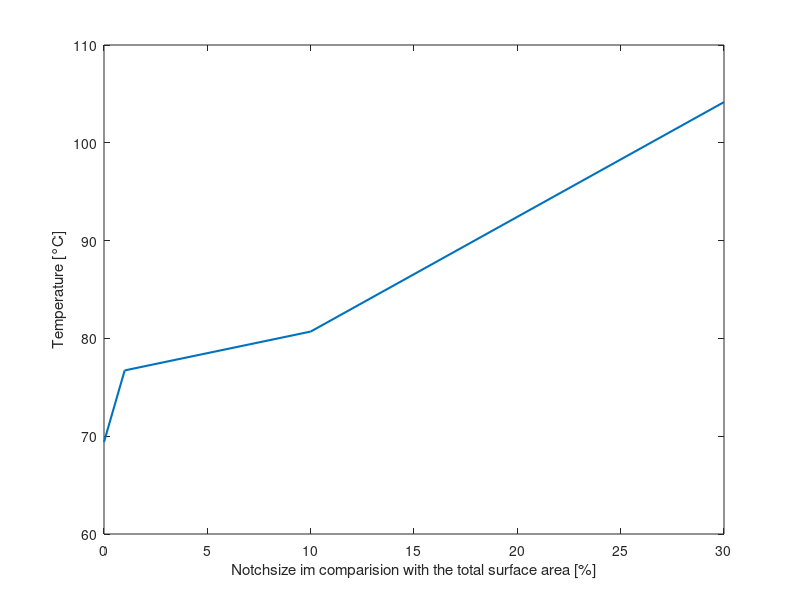

The MATLAB source for this figure:
close all; clear all; clc;
T = [69.4034,76.7259,80.6979, 104.162]; %Temperatures from the examples
m = 50;
n = 20;

Atotal = m*n; %total surface area
A = [0,5*2/Atotal*100,10*10/Atotal*100,30*10/Atotal*100];

plot(A,T, 'linewidth', 1.5)

xlabel('Notchsize im comparision with the total surface area [%]')
ylabel('Temperature [°C]')